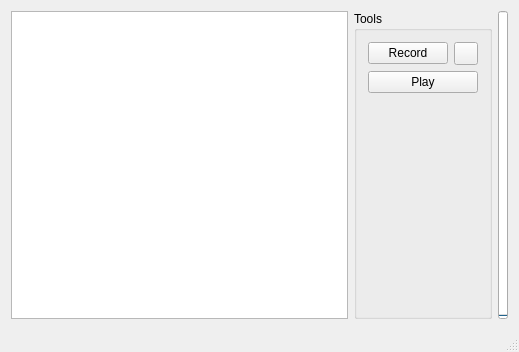
<?xml version="1.0" encoding="UTF-8"?>
<ui version="4.0">
 <class>MainWindow</class>
 <widget class="QMainWindow" name="MainWindow">
  <property name="geometry">
   <rect>
    <x>0</x>
    <y>0</y>
    <width>519</width>
    <height>352</height>
   </rect>
  </property>
  <property name="windowTitle">
   <string>Speech recognizer tools</string>
  </property>
  <widget class="QWidget" name="centralWidget">
   <layout class="QHBoxLayout" name="horizontalLayout">
    <item>
     <widget class="QListWidget" name="wordItems"/>
    </item>
    <item>
     <layout class="QVBoxLayout" name="verticalLayout">
      <item>
       <widget class="QGroupBox" name="groupBox">
        <property name="title">
         <string>Tools</string>
        </property>
        <layout class="QVBoxLayout" name="verticalLayout_2">
         <item>
          <layout class="QHBoxLayout" name="horizontalLayout_2">
           <item>
            <widget class="QPushButton" name="record">
             <property name="text">
              <string>Record</string>
             </property>
            </widget>
           </item>
           <item>
            <widget class="QToolButton" name="stop">
             <property name="text">
              <string/>
             </property>
             <property name="icon">
              <iconset resource="icons.qrc">
               <normaloff>:/icons/stop.png</normaloff>:/icons/stop.png</iconset>
             </property>
            </widget>
           </item>
          </layout>
         </item>
         <item>
          <widget class="QPushButton" name="play">
           <property name="text">
            <string>Play</string>
           </property>
           <property name="icon">
            <iconset resource="icons.qrc">
             <normaloff>:/icons/play.png</normaloff>:/icons/play.png</iconset>
           </property>
          </widget>
         </item>
         <item>
          <spacer name="verticalSpacer">
           <property name="orientation">
            <enum>Qt::Vertical</enum>
           </property>
           <property name="sizeHint" stdset="0">
            <size>
             <width>20</width>
             <height>40</height>
            </size>
           </property>
          </spacer>
         </item>
        </layout>
       </widget>
      </item>
     </layout>
    </item>
    <item>
     <widget class="QProgressBar" name="volume">
      <property name="enabled">
       <bool>true</bool>
      </property>
      <property name="maximumSize">
       <size>
        <width>10</width>
        <height>16777215</height>
       </size>
      </property>
      <property name="maximum">
       <number>1000</number>
      </property>
      <property name="value">
       <number>0</number>
      </property>
      <property name="textVisible">
       <bool>false</bool>
      </property>
      <property name="orientation">
       <enum>Qt::Vertical</enum>
      </property>
      <property name="format">
       <string/>
      </property>
     </widget>
    </item>
   </layout>
  </widget>
  <widget class="QMenuBar" name="menuBar">
   <property name="geometry">
    <rect>
     <x>0</x>
     <y>0</y>
     <width>519</width>
     <height>25</height>
    </rect>
   </property>
  </widget>
  <widget class="QStatusBar" name="statusBar"/>
 </widget>
 <layoutdefault spacing="6" margin="11"/>
 <resources>
  <include location="icons.qrc"/>
 </resources>
 <connections/>
</ui>
